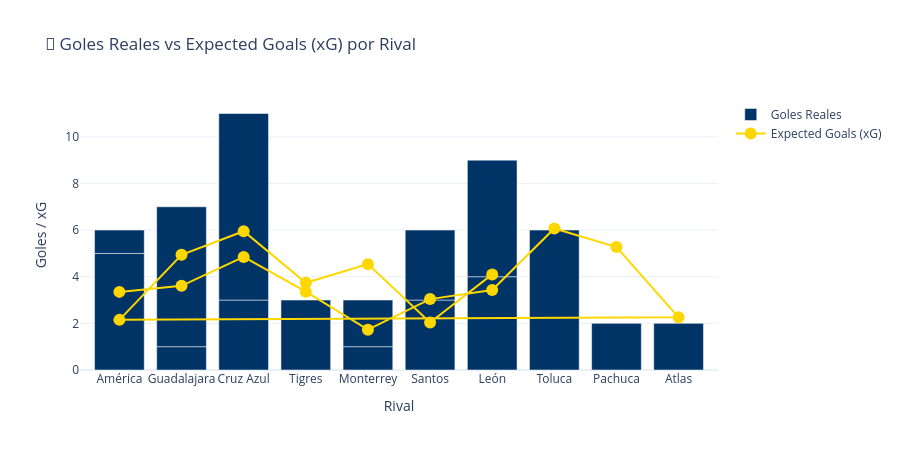

Notebook cell for this chart:
### Markdown cell above
## 5. Análisis de Expected Goals (xG)

### Code cell
# xG vs Goles reales
fig_xg = go.Figure()

# Goles reales
fig_xg.add_trace(go.Bar(
    x=df['opponent'],
    y=df['pumas_goals'],
    name='Goles Reales',
    marker_color=PUMAS_COLORS['primary']
))

# xG
fig_xg.add_trace(go.Scatter(
    x=df['opponent'],
    y=df['pumas_xg'],
    mode='markers+lines',
    name='Expected Goals (xG)',
    marker=dict(size=12, color=PUMAS_COLORS['secondary']),
    line=dict(color=PUMAS_COLORS['secondary'], width=2)
))

fig_xg.update_layout(
    title='🎯 Goles Reales vs Expected Goals (xG) por Rival',
    xaxis_title='Rival',
    yaxis_title='Goles / xG',
    template='plotly_white',
    barmode='group',
    height=450
)

fig_xg.show()

### Figure 1 — Plotly figure (JSON) as saved in the notebook; plotly's stock layout.template omitted (floating-point values rounded to 4 significant figures)
{"data": [{"marker": {"color": "#003366"}, "name": "Goles Reales", "type": "bar", "x": ["América", "Guadalajara", "Cruz Azul", "Tigres", "Monterrey", "Santos", "León", "Toluca", "Pachuca", "Atlas", "América", "Guadalajara", "Cruz Azul", "Tigres", "Monterrey", "Santos", "León"], "y": [5, 1, 3, 0, 1, 3, 4, 6, 2, 2, 1, 6, 8, 3, 2, 3, 5]}, {"line": {"color": "#FFD700", "width": 2}, "marker": {"color": "#FFD700", "size": 12}, "mode": "markers+lines", "name": "Expected Goals (xG)", "type": "scatter", "x": ["América", "Guadalajara", "Cruz Azul", "Tigres", "Monterrey", "Santos", "León", "Toluca", "Pachuca", "Atlas", "América", "Guadalajara", "Cruz Azul", "Tigres", "Monterrey", "Santos", "León"], "y": [3.35, 3.61, 4.85, 3.36, 1.73, 3.04, 3.43, 6.07, 5.27, 2.26, 2.15, 4.94, 5.95, 3.74, 4.54, 2.04, 4.1]}], "layout": {"barmode": "group", "height": 450, "title": {"text": "🎯 Goles Reales vs Expected Goals (xG) por Rival"}, "xaxis": {"title": {"text": "Rival"}}, "yaxis": {"title": {"text": "Goles / xG"}}}}
